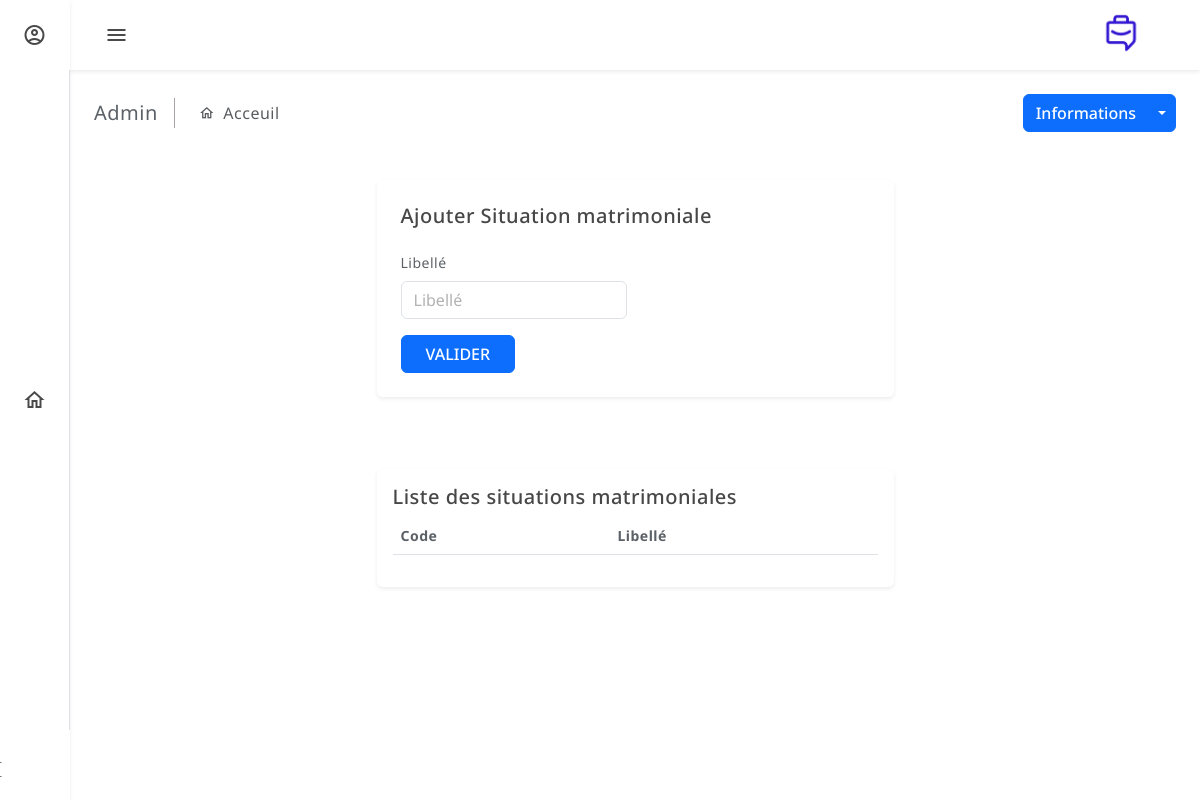
Before: /backend/gct37/ with the older database file.
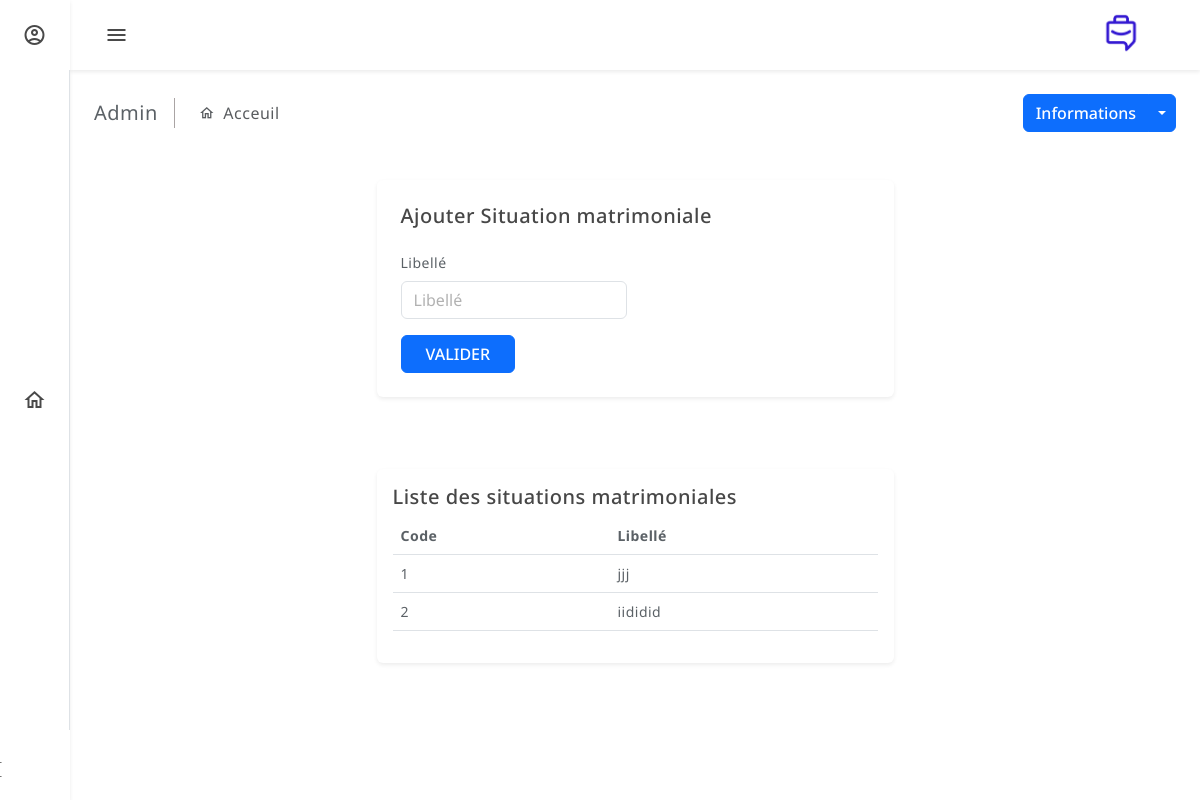
After: the same page with the newer database file.
### backend/models.py (models this page shows, shortened)
class GCT37(models.Model):
    lib_situation_matrimoniale = models.CharField(max_length=100)

### backend/views.py (the view)
# urls.py: path('gct37/', views.gct37_list, name='gct37_list'),
def gct37_list(request):
    gct37_items = GCT37.objects.all()
    return render(request, 'sit_matri.html', {'gct37_items': gct37_items})

### templates/sit_matri.html (shortened to what this page needs)
<!doctype html>
<html lang="en" data-bs-theme="light">
<head>
  {% load static %}
  <link href="{% static 'assets/plugins/perfect-scrollbar/css/perfect-scrollbar.css' %}" rel="stylesheet">
  <link rel="stylesheet" type="text/css" href="{% static 'assets/plugins/metismenu/metisMenu.min.css' %}">
  <link rel="stylesheet" type="text/css" href="{% static 'assets/plugins/metismenu/mm-vertical.css' %}">
  <link href="{% static 'assets/css/bootstrap.min.css' %}" rel="stylesheet">
  <link href="{% static 'assets/css/bootstrap-extended.css' %}" rel="stylesheet">
  <link href="{% static 'sass/main.css' %}" rel="stylesheet">
  <link href="{% static 'sass/dark-theme.css' %}" rel="stylesheet">
  <link href="{% static 'sass/semi-dark.css' %}" rel="stylesheet">
  <link href="{% static 'sass/bordered-theme.css' %}" rel="stylesheet">
  <link href="{% static 'sass/responsive.css' %}" rel="stylesheet">
</head>
<body>
  <header class="top-header">
    <nav class="navbar navbar-expand align-items-center justify-content-between gap-3">
      <div class="btn-toggle">
        <a href="#offcanvasPrimaryMenu" data-bs-toggle="offcanvas"><i  class="material-icons-outlined" >menu</i></a>
      </div>
        <div class="container-fluid">
          <a class="navbar-brand ms-auto me-2" href="#">
            <img src="{% static 'assets/images/logo.png' %}" class="mb-4 rounded-circle" width="30" height="30" alt="">
          </a>
        </div>
    </nav>
  </header>
    <aside class="mini-sidebar d-flex align-items-center flex-column justify-content-between">
      <div class="user">
        <a href="#offcanvasUserDetails" data-bs-toggle="offcanvas" class="user-icon">
          <i class="material-icons-outlined">account_circle</i>
        </a>
      </div>
      <div class="quick-menu">
        <nav class="nav flex-column gap-1">
          <a class="nav-link" href="index.html"><i class="material-icons-outlined">home</i></a>
        </nav>
      </div>
      <div class="mini-footer dark-mode">
        <a href="javascript:;" class="footer-icon dark-mode-icon">
          <i class="material-icons-outlined">Indi</i>
        </a>
      </div>
    </aside>
  <main class="main-wrapper">
    <div class="main-content">
 <div class="page-breadcrumb d-none d-sm-flex align-items-center mb-3">
  <div class="breadcrumb-title pe-3">Admin</div>
  <div class="ps-3">
    <nav aria-label="breadcrumb">
      <ol class="breadcrumb mb-0 p-0">
        <li class="breadcrumb-item active" aria-current="page">Acceuil</li>
      </ol>
    </nav>
  </div>
  <div class="ms-auto">
    <div class="btn-group">
      <button type="button" class="btn btn-primary">Informations</button>
      <button type="button" class="btn btn-primary split-bg-primary dropdown-toggle dropdown-toggle-split" data-bs-toggle="dropdown">	<span class="visually-hidden">Toggle Dropdown</span>
      </button>
    </div>
  </div>
</div>
      <div class="container my-5">
    <div class="row justify-content-center">
        <div class="col-lg-6">
            <div class="card">
                <div class="card-body p-4">
                    <h5 class="mb-4">Ajouter Situation matrimoniale</h5>
                    <form class="row g-3" method="POST" action="{% url 'gct37_create' %}">
                      <div class="col-md-6">
                          <label for="input1" class="form-label">Libellé</label>
                          <input type="text" class="form-control" id="input1" name="lib_situation_matrimoniale" placeholder="Libellé">
                      </div>
                      <div class="col-12">
                          <div class="d-grid gap-2 d-md-flex justify-content-md-start">
                              <button type="submit" class="btn btn-primary px-4">VALIDER</button>
                          </div>
                      </div>
                  </form>
                </div>
            </div>
        </div>
    </div>
</div>
<div class="container my-100">
  <div class="row justify-content-center">
      <div class="col-lg-6">
          <div class="card">
              <div class="card-body">
                  <h5 class="card-title">Liste des situations matrimoniales</h5>
                  <table class="table">
                      <thead>
                          <tr>
                              <th scope="col">Code</th>
                              <th scope="col">Libellé</th>
                          </tr>
                      </thead>
                      <tbody>
                          {% for item in gct37_items %}
                          <tr>
                              <td>{{ item.id }}</td>
                              <td>{{ item.lib_situation_matrimoniale }}</td>
                          </tr>
                          {% endfor %}
                      </tbody>
                  </table>
              </div>
          </div>
      </div>
  </div>
</div>
         <div class="row">
          <div class="col-12 col-lg-12">
					  </div>
         </div>
    </div>
  </main>
</body>
</html>

### static/sass/main.css (style rules this page uses)
body { font-size: 14px; font-family: "Noto Sans", sans-serif; letter-spacing: 0.5px; background-color: d9e4ef3; }
a { text-decoration: none; }
input::placeholder { color: #000 !important; opacity: 0.3 !important; }
.top-header .navbar { background-color: #ffffff; height: 70px; position: fixed; left: 70px; right: 0; top: 0; padding: 0 1.5rem; z-index: 10; box-shadow: 0 0.125rem 0.25rem rgba(0, 0, 0, 0.08); }
.top-header .btn-toggle a { display: flex; align-items: center; justify-content: center; color: #494949; width: 45px; height: 45px; border-radius: 50%; transition: all 0.3s; }
.mini-sidebar { position: fixed; left: 0; top: 0; bottom: 0; width: 70px; height: 100%; background-color: rgb(255, 255, 255); border-right: 1px solid #dee2e6; z-index: 12; transition: 0.3s all; box-shadow: 0 0.125rem 0.25rem rgba(0, 0, 0, 0.08); }
.mini-sidebar .user { display: flex; align-items: center; justify-content: center; flex-shrink: 0; width: 70px; height: 70px; z-index: 2; cursor: pointer; background-color: #fff; }
.mini-sidebar .user .user-icon { display: flex; align-items: center; justify-content: center; color: #494949; width: 45px; height: 45px; border-radius: 50%; transition: all 0.3s; }
.mini-sidebar .quick-menu .nav-link { display: flex; align-items: center; justify-content: center; color: #494949; width: 45px; height: 45px; border-radius: 50%; transition: all 0.3s; }
.mini-sidebar .mini-footer { display: flex; align-items: center; justify-content: center; flex-shrink: 0; width: 70px; height: 70px; z-index: 2; cursor: pointer; background-color: #fff; }
.mini-sidebar .mini-footer .footer-icon { display: flex; align-items: center; justify-content: center; color: #494949; width: 45px; height: 45px; border-radius: 50%; transition: all 0.3s; }
.main-wrapper { margin-top: 70px; margin-left: 70px; }
.main-wrapper .main-content { padding: 1.5rem; }
.main-wrapper .main-content .breadcrumb-title { font-size: 20px; border-right: 1.5px solid #aaa4a4; }
.main-wrapper .main-content .page-breadcrumb .breadcrumb li.breadcrumb-item { font-size: 16px; }
.main-wrapper .main-content .page-breadcrumb .breadcrumb-item + .breadcrumb-item::before { display: inline-block; padding-right: 0.5rem; font-family: "Material Icons Outlined"; content: "\e88a"; }

### templates/sit_matri.html (style rules this page uses)
.navbar-brand img { margin-top: 20px; width: 70px; height: 70px; object-fit: cover; }

Changed rows visible on the page:
added GCT37: id "1", lib_situation_matrimoniale "jjj"
added GCT37: id "2", lib_situation_matrimoniale "iididid"
